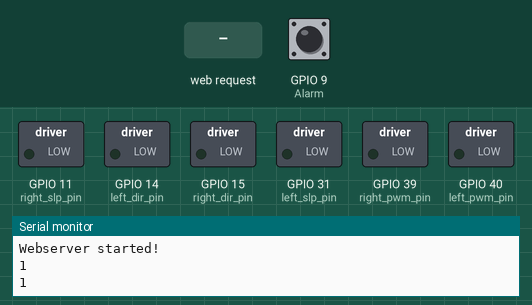
A sketch run on a simulated ESP32-S3. Shown: switched loads named in the sketch (green lamp = pin HIGH), the last lines printed to the serial monitor. The inputs (shaded band) are chosen by the test bench; at power-on: GPIO 9 (Alarm) HIGH. WiFi joins after 1.5 s; servers stay silent unless stated.

Above: at 2.7 s.
2.8 s: HTTP request GET /F received
At 5.5 s:
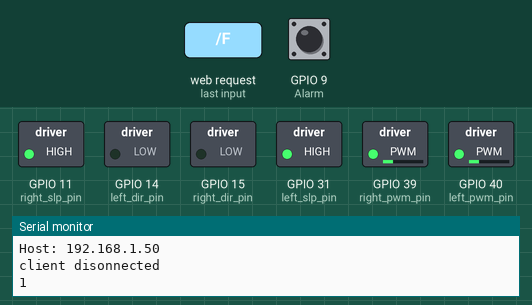
6.0 s: HTTP request GET /L received
At 7.9 s:
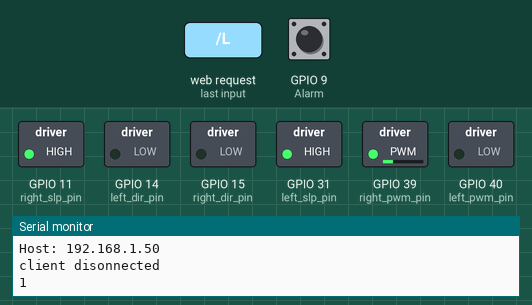
9.0 s: HTTP request GET /R received
At 11.6 s:
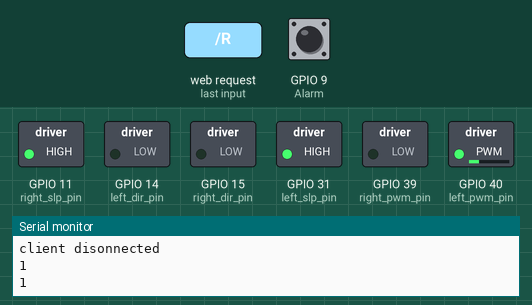
12.0 s: HTTP request GET /B received
At 13.9 s:
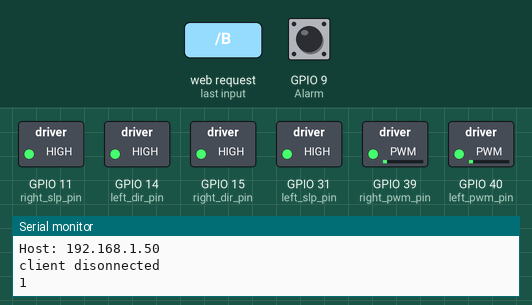
15.0 s: HTTP request GET /S received
At 17.5 s:
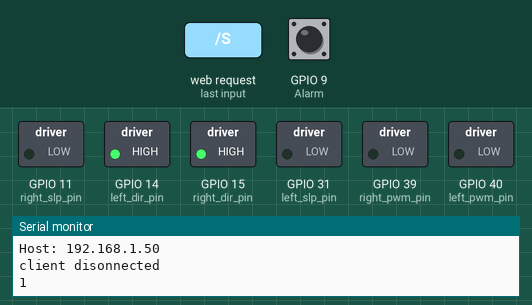
18.0 s: HTTP request GET /L received
At 19.9 s:
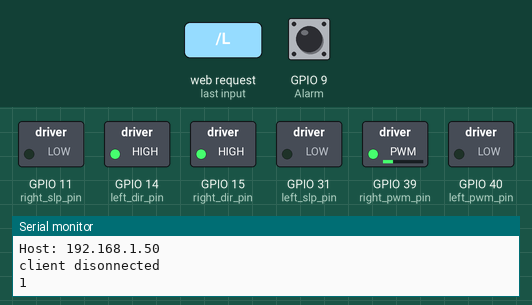
Timing chart, 0 to 21.4 s (numbered marks = the images above; inputs shaded):
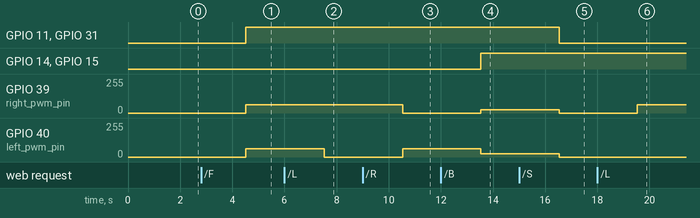

Measured:
- after the input at 2.8 s, GPIO 11 (right_slp_pin), GPIO 31 (left_slp_pin): LOW → HIGH after 1.7 s; GPIO 39 (right_pwm_pin), GPIO 40 (left_pwm_pin): 0/255 → 63/255 after 1.7 s
- after the input at 6.0 s, GPIO 40 (left_pwm_pin): 63/255 → 0/255 after 1.5 s
- after the input at 9.0 s, GPIO 39 (right_pwm_pin): 63/255 → 0/255 after 1.5 s; GPIO 40 (left_pwm_pin): 0/255 → 63/255 after 1.5 s
- after the input at 12.0 s, GPIO 14 (left_dir_pin), GPIO 15 (right_dir_pin): LOW → HIGH after 1.5 s; GPIO 39 (right_pwm_pin): 0/255 → 25/255 after 1.5 s; GPIO 40 (left_pwm_pin): 63/255 → 25/255 after 1.5 s
- after the input at 15.0 s, GPIO 11 (right_slp_pin), GPIO 31 (left_slp_pin): HIGH → LOW after 1.5 s; GPIO 39 (right_pwm_pin), GPIO 40 (left_pwm_pin): 25/255 → 0/255 after 1.5 s
- after the input at 18.0 s, GPIO 39 (right_pwm_pin): 0/255 → 63/255 after 1.5 s

The sketch:

WiFiController.ino
```cpp
#ifndef __CC3200R1M1RGC__
#include <SPI.h>
#endif
#include <WiFi.h>


const int left_slp_pin = 31;  // P3.7
const int left_dir_pin = 14;  // P1.7
const int left_pwm_pin = 40;  // P2.7
const int right_slp_pin = 11;  // P3.6
const int right_dir_pin = 15;  // P1.6
const int right_pwm_pin = 39;  // P2.6


const int Alarm = A8;

// network name also called SSID
char ssid[] = "cmpe195f"; //it needs to be changed whenever we use different wifi
// network password
char password[] = "12341234";//it needs to be changed whenever we use different wifi

int keyIndex = 0;

WiFiServer server(80);

void setup() {
  Serial.begin(115200);      // initialize serial communication


  pinMode(left_slp_pin, OUTPUT);      // sets the digital pin as output
  pinMode(left_dir_pin, OUTPUT);      // sets the digital pin as output
  pinMode(left_pwm_pin, OUTPUT);      // sets the digital pin as output

  pinMode(right_slp_pin, OUTPUT);      // sets the digital pin as output
  pinMode(right_dir_pin, OUTPUT);      // sets the digital pin as output
  pinMode(right_pwm_pin, OUTPUT);


  pinMode(Alarm, INPUT_PULLUP);


  Serial.print("Attempting to connect to Network named: ");

  Serial.println(ssid);

  WiFi.begin(ssid, password);
  while ( WiFi.status() != WL_CONNECTED) {
    Serial.print(".");
    delay(300);
  }

  Serial.println("\nYou're connected to the network");
  Serial.println("Waiting for an ip address");

  while (WiFi.localIP() == INADDR_NONE) {
    Serial.print(".");
    delay(300);
  }

  Serial.println("\nIP Address obtained");


  printWifiStatus(); //Printing WiFi status

  Serial.println("Starting webserver on port 80");
  server.begin();
  Serial.println("Webserver started!");


}


void loop() {
  int i = 0;

  WiFiClient client = server.available();
  int AlarmState = digitalRead(Alarm);
        Serial.println(AlarmState); //getting signal when metal detector alarms
        delay(1000);


  if (client) {
    Serial.println("new client");
    char buffer[150] = {0};                 // make a buffer to hold incoming data
    while (client.connected()) {
      if (client.available()) {
        char c = client.read();
        Serial.write(c);                    // print it out the serial monitor if the byte is a newline character
        if (c == '\n') {


          if (strlen(buffer) == 0) {

            client.println("HTTP/1.1 200 OK");
            client.println("Content-type:text/html");
            client.println();

            // the content of the HTTP response follows the header:
            client.println("<html><head><title>Energia CC3200 WiFi Web Server</title></head><body align=center>");
            client.println("<h1 align=center><font color=\"red\">CMPE195F GROUP4 Project Website</font></h1>");
            client.println("Move <button onclick=\"location.href='/F'\">FOWARD</button><br>");
            client.println("Move <button onclick=\"location.href='/L'\">LEFT</button>");
            client.println("<button onclick=\"location.href='/S'\">STOP</button>");
            client.println("<button onclick=\"location.href='/R'\">RIGHT</button><br>");
            client.println("Move <button onclick=\"location.href='/B'\">BACKWARD</button><br>");
            client.println("<button onclick=\"location.href='/M'\">Metal Detecting</button><br>");
            client.println("Alarm Signal: "); client.println(AlarmState);


            // The HTTP response ends with another blank line:
            client.println();
            // break out of the while loop:
            break;
          }
          else {      // if you got a newline, then clear the buffer:
            memset(buffer, 0, 150);
            i = 0;
          }
        }
        else if (c != '\r') {
          buffer[i++] = c;
        }

        //move foward
        if (endsWith(buffer, "GET /F")) {
         turnOnMotor();
         setLeftMotorSpeed(25);
         setRightMotorSpeed(25);
         runMotorForward();
        }
        //move left
        if (endsWith(buffer, "GET /L")) {
         setLeftMotorSpeed(0);
         setRightMotorSpeed(25);
        }
        //stop moving
        if (endsWith(buffer, "GET /S")) {
         setLeftMotorSpeed(0);
         setRightMotorSpeed(0);
         turnOffMotor();
        }

        //move right
        if (endsWith(buffer, "GET /R")) {
         setLeftMotorSpeed(25);
         setRightMotorSpeed(0);
        }
        //move backward
        if (endsWith(buffer, "GET /B")) {
         setLeftMotorSpeed(10);
         setRightMotorSpeed(10);
         runMotorBackward();
         turnOnMotor();
        }


      }
    }
    // close the connection:
    client.stop();
    Serial.println("client disonnected");

  }
}


//a way to check if one array ends with another array
boolean endsWith(char* inString, const char* compString) {
  int compLength = strlen(compString);
  int strLength = strlen(inString);

  //compare the last "compLength" values of the inString
  int i;
  for (i = 0; i < compLength; i++) {
    char a = inString[(strLength - 1) - i];
    char b = compString[(compLength - 1) - i];
    if (a != b) {
      return false;
    }
  }
  return true;
}

void printWifiStatus() {

  Serial.print("SSID: ");
  Serial.println(WiFi.SSID());


  IPAddress ip = WiFi.localIP();
  Serial.print("IP Address: ");
  Serial.println(ip);


  long rssi = WiFi.RSSI();
  Serial.print("signal strength (RSSI):");
  Serial.print(rssi);
  Serial.println(" dBm");
  // print where to go in a browser:
  Serial.print("To see this page in action, open a browser to http://");
  Serial.println(ip);
}

void setLeftMotorSpeed(int speed) {
  int val = map(speed, 0, 100, 0, 255);
  analogWrite(left_pwm_pin, val);
}

void setRightMotorSpeed(int speed) {
  int val = map(speed, 0, 100, 0, 255);
  analogWrite(right_pwm_pin, val);
}

void turnOnMotor() {
  digitalWrite(left_slp_pin, HIGH);
  digitalWrite(right_slp_pin, HIGH);
}

void turnOffMotor() {
  digitalWrite(left_slp_pin, LOW);
  digitalWrite(right_slp_pin, LOW);
}

void runMotorForward() {
  digitalWrite(left_dir_pin, LOW);
  digitalWrite(right_dir_pin, LOW);
}

void runMotorBackward() {
  digitalWrite(left_dir_pin, HIGH);
  digitalWrite(right_dir_pin, HIGH);
}
```
